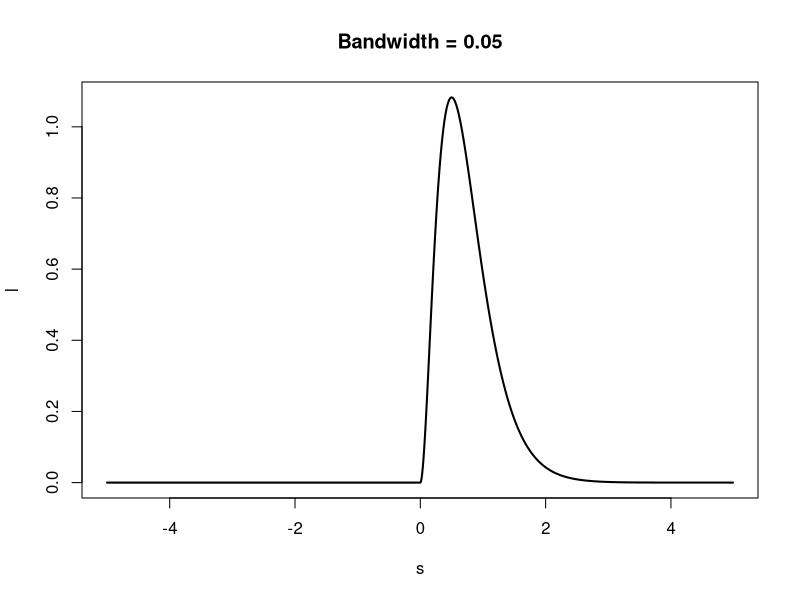

Here is the R script that generated this plot: (Note: this script raises an error after producing the figure.)
## ---- chunk 1
library(MASS)
library(graphics)
library(mvtnorm)
## ---- chunk 2
mus <- c(2, 3, 5)
sigmas <- c(1, 2, 1)
x <- rep(1, 3)
dnorm(x, mean = mus, sd = sigmas)
sum(dnorm(x, mean = mus, sd = sigmas))
## ---- chunk 3
KDE_height <- function(p, d, bw){
  sum(dnorm(0, mean = (p-d)/bw))/(bw * length(d))
}

plot1KDE <- function(d, bw, dmin = min(d) - abs(1.25*min(d)), dmax = max(d) + abs(1.25*max(d))){
  bins <- seq(dmin, dmax, length.out = 1000)
  heights <- sapply(bins, KDE_height, d = d, bw = bw)
  plot(heights ~ bins, type = 'l')
}
## ---- chunk 4
set.seed(306)

x <- rgamma(30, 3, 4) # 1D

y <- rexp(30, 4)

df <- data.frame(x, y) # 2D

## ---- chunk 5
bw_x <- ucv(x)
bw_x
l <- rep(NA, 1000)
s <- rep(NA, 1000)
step <- 1/100
pos <- -5
for(i in 1:1000){
  l[i] = dgamma(pos, 3, 4)
  s[i] <- pos
  pos <- pos + step
}
plot(l ~ s, type = "l", lwd = 2, main = "Bandwidth = 0.05")
lines(myKDE1(x, 0.05), col = "red")
lines(density(x, bw = 0.05))

plot(l ~ s, type = "l", lwd = 2, main = "Bandwidth = 0.1")
lines(myKDE1(x, 0.1), col = "blue")
lines(density(x, bw = 0.1))

plot(l ~ s, type = "l", lwd = 2, main = "Bandwidth = CV Opt")
lines(myKDE1(x, bw_x), col = "green")
lines(density(x, bw = bw_x))
## ---- chunk 6
bw_y <- ucv(y)
bw_y
l <- rep(NA, 1000)
s <- rep(NA, 1000)
step <- 1/100
pos <- -5
for(i in 1:1000){
  l[i] <- dexp(pos, 4)
  s[i] <- pos
  pos <- pos + step
}
plot(l ~ s, type = "l", lwd = 3)
legend(-4.5, 3, c(0.05, 0.01, "CV Opt"), col = c("red", "blue", "green"), lty = c(1, 1, 1))
lines(myKDE1(y, 0.05), col = "red")
lines(myKDE1(y, 0.1), col = "blue")
lines(myKDE1(y, bw_y), col = "green")
## ---- chunk 7
z <- rnorm(100, 0, 1)
bw_z <- ucv(z)
bw_z
my_points <- myKDE1(z, 0.05)
l <- rep(NA, 1000)
s <- rep(NA, 1000)
step <- 1/100
pos <- -5
for(i in 1:1000){
  l[i] = dnorm(pos)
  s[i] <- pos
  pos <- pos + step
}
plot(l ~ s, type = "l", lwd = 2)
legend(-5, 0.4, c(0.05, 0.01, "CV Opt"), col = c("red", "blue", "green"), lty = c(1, 1, 1))
lines(myKDE1(z, 0.05), col = "red")
lines(myKDE1(z, 0.1), col = "blue")
lines(myKDE1(z, bw_z), col = "green")
## ---- chunk 8

get_height2 <- function(x, y, d, bw){
    sum(dnorm((x - d[,1])/bw[1]) * dnorm((y - d[,2])/bw[2]))/(prod(nrow(d), bw))
}
myKDE2_KI <- function(d, bw, xmin = min(d[,1]) - bw[1] * abs(pnorm(0.025, min(d[,1]/bw[1]))), 
                             xmax = max(d[,1]) - bw[1] * abs(pnorm(0.975, max(d[,1]/bw[1]))), 
                             ymin = min(d[,2]) - bw[2] * abs(pnorm(0.025, min(d[,2]/bw[2]))), 
                             ymax = max(d[,1]) - bw[1] * abs(pnorm(0.975, max(d[,1]/bw[1])))){
  x = seq(xmin, xmax, length.out = 100)
  y = seq(ymin, ymax, length.out = 100)
  heights <- matrix(rep(NA, length(x)* length(y)), nrow = length(x), byrow = T)
  #heights <- matrix(sapply(x, sapply(y, get_height2, y = y, d =d, bw = bw), nrow = 100, byrow = T) 
  # I would like this to work faster, but am still struggling to figure it out. 
  for(i in 1:length(x)){g
    for(j in 1:length(y)){
      heights[i, j] <- get_height2(x[i], y[j],d, bw)
    }
  }
  contour(x, y, heights)
}


myKDE2_FI <- function(d, bw){
  get_height <- function(p, d, bw){
    height <- 0
    for(datum in d){
      height <- height + 1/sqrt(2*pi)*exp(-1/2*((p-datum)/bw)^2)
    }
    height <- height/prod(length(d), bw)
    return(height)
  }
  x = seq(min(d[,1]) - 2, max(d[,1])+2, length.out = 100)
  y = seq(min(d[,2]) - 2, max(d[,2])+2, length.out = 100)
  heights <- matrix(rep(NA, length(x)* length(y)), nrow = length(x), byrow = T)
  for(i in 1:length(x)){
    for(j in 1:length(y)){
      heights[i, j] <- get_height(x[i], d[,1], bw[1]) * get_height(y[j], d[,2], bw[2])
    }
  }
  contour(x, y, heights)
}

## ---- chunk 9

myKDE2_KI(data.frame(x, y), c(0.3, 0.3))
points(data.frame(x, y))

myKDE2_KI(data.frame(x, y), c(bw_x, bw_y))
points(data.frame(x, y))

myKDE2_FI(data.frame(x, y), c(0.3, 0.3))
points(data.frame(x, y))

myKDE2_FI(data.frame(x, y), c(bw_x, bw_y))
points(data.frame(x, y))
## ---- chunk 10
a <- rnorm(50)
b <- rnorm(50)
bw_a <- ucv(a)
bw_b <- ucv(b)
par(mfrow = c(1, 1))

myKDE2_KI(data.frame(a, b), c(1, 1))
points(data.frame(a, b))

myKDE2_KI(data.frame(a, b), c(bw_a, bw_b))
points(data.frame(a, b))

myKDE2_FI(data.frame(a, b), c(1, 1))
points(data.frame(a, b))

myKDE2_FI(data.frame(a, b), c(bw_a, bw_b))
points(data.frame(a, b))
